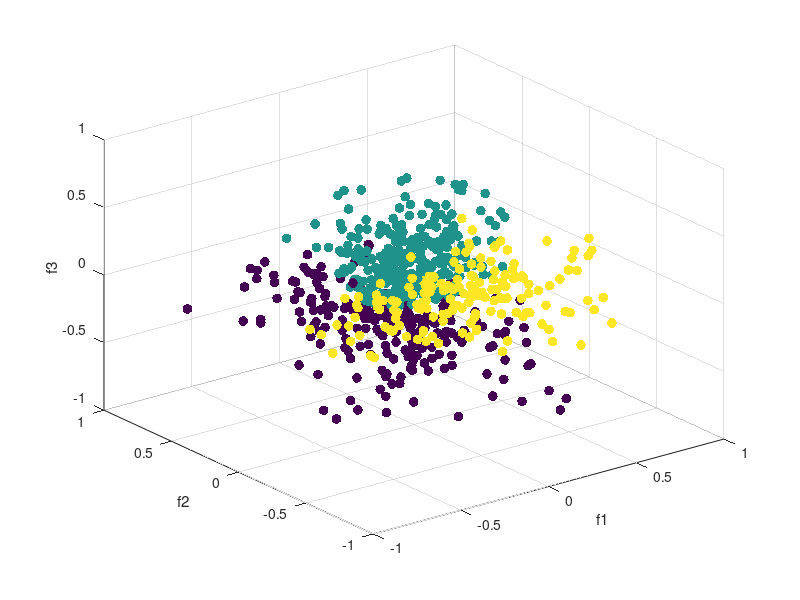

This chart was generated by the following MATLAB code: (Note: this script raises an error after producing the figure.)
% Clustering images by SVD-extracted features
% Iman Wahle
% July 9, 2018

% Constants
NUM_PC = 3;
NUM_CLUST = 3;

% Load data
img_mat = load('image_svd_matrix100.mat');
img_mat = img_mat.image_svd_matrix100;

% PCA reduction
coeff = pca(img_mat);
red = img_mat * coeff(:, 1:NUM_PC);

% Cluster principal components
c = clusterdata(red,'linkage', 'ward', 'maxclust', NUM_CLUST);

% Plot first three dimensions
figure;scatter3(red(:,1),red(:,2),red(:,3),50,c,'filled');
xlabel('f1');ylabel('f2');zlabel('f3');

% Look at image variation across a dimension
comp = [(1:826)' c red];

c1 = comp(comp(:,4)>-.1 & comp(:,4)<.1 & comp(:,5)>-.1 & comp(:,5)<.1, :);
c2 = comp(comp(:,3)>-.1 & comp(:,3)<.1 & comp(:,5)>-.1 & comp(:,5)<.1, :);
c3 = comp(comp(:,4)>-.1 & comp(:,4)<.1 & comp(:,3)>-.1 & comp(:,3)<.1, :);

c1 = sortrows(c1, 3);
c2 = sortrows(c2, 4);
c3 = sortrows(c3, 5);

lookup_images(c1(:,1)', round(length(c1(:,1))/10)+1, 10);
lookup_images(c2(:,1)', round(length(c2(:,1))/10)+1, 10);
lookup_images(c3(:,1)', round(length(c3(:,1))/10)+1, 10);

